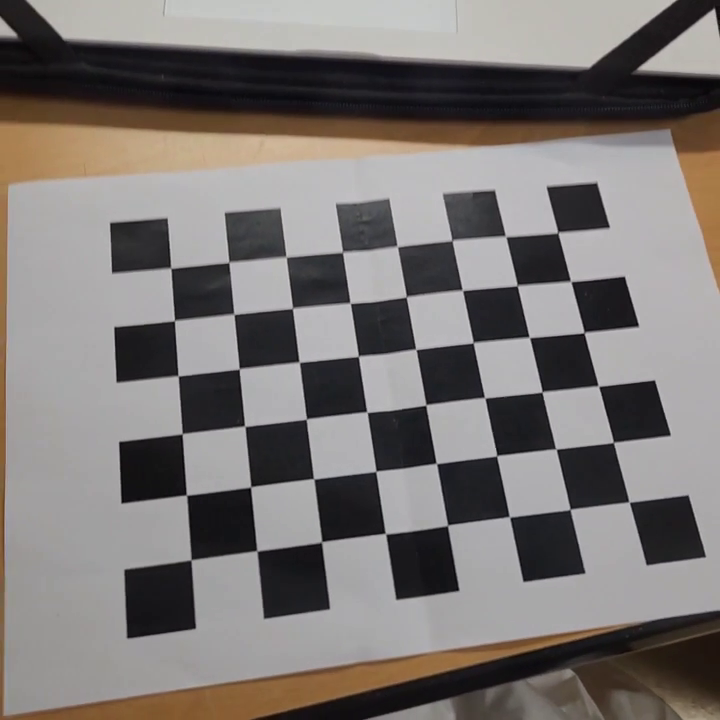
#> input picture frame 22 of data/chessboard.mp4, 720 x 720 px
$ python camera_calibration.py
#> lines starting #> are read from the running program, lines starting #| are printed output that depends on the picture; after the words box and inside, x2 and y2 are one past the last pixel; in counts of white or black regions, pixels touching at a corner belong together
import numpy as np
import cv2 as cv

def select_img_from_video(video_file, board_pattern, select_all=False, wait_msec=10, wnd_name='Camera Calibration'):
    # Open a video
#> called with video_file = 'C:\\Users\\p0105\\Videos\\chessboard.mp4', board_pattern = (8, 6), select_all = True, wait_msec = 10, wnd_name = 'Camera Calibration'
    video = cv.VideoCapture(video_file)
    assert video.isOpened()

    # Select images
    img_select = []
    while True:
        # Grab an image from the video
        valid, img = video.read()
#> img is the input picture: shape (720, 720, 3); mean B, G, R 116.2, 118.4, 123.4
        if not valid:
            break

        # Debugging: Check chessboard detection
        complete, pts = cv.findChessboardCorners(img, board_pattern)
#> complete = True; pts = 48 rows, first 8: [170.6, 268.9], [228.9, 262.2], [285.7, 257.5], [343, 252.6], [397.1, 246.8], [452.6, 241.2], [505.4, 236.7], [557.4, 232.3]
        if not complete:
            print("체스보드를 감지하지 못했습니다.")
        else:
            print("체스보드 감지 성공!")
            cv.drawChessboardCorners(img, board_pattern, pts, complete)
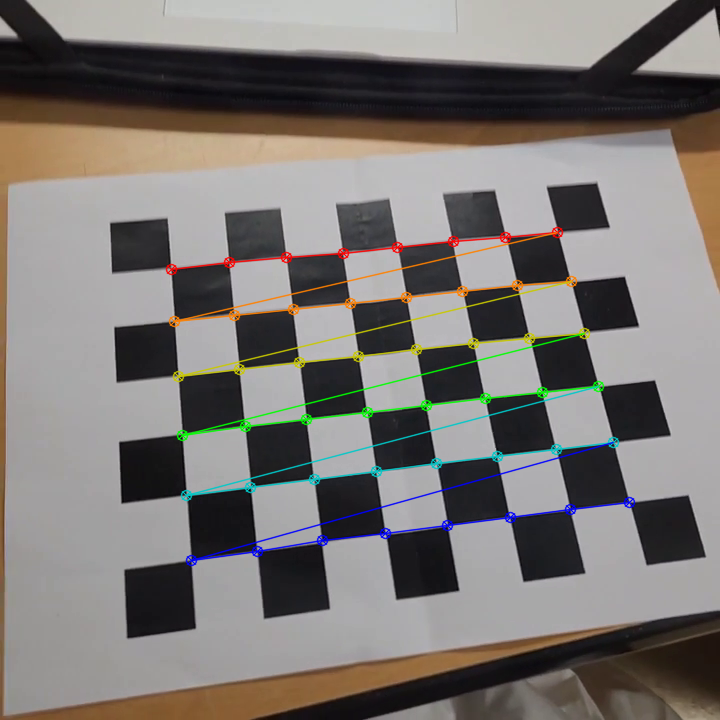
#> img: shape (720, 720, 3); 3.34% of pixels changed, all inside (x1, y1, x2, y2) = (165, 226, 636, 567)

        # Add image if chessboard is detected
        if complete:
            img_select.append(img)
            print(f"이미지가 선택되었습니다! 현재 선택된 이미지 수: {len(img_select)}")
#| 이미지가 선택되었습니다! 현재 선택된 이미지 수: 1

        # If not select_all, allow interactive selection
        if not select_all:
            # Show the image
            display = img.copy()
            cv.putText(display, f'NSelect: {len(img_select)}', (10, 25), cv.FONT_HERSHEY_DUPLEX, 0.6, (0, 255, 0))
            cv.imshow(wnd_name, display)

            # Process the key event
            key = cv.waitKey(wait_msec)
            if key == ord(' '):  # Space: Pause and show corners
                cv.imshow(wnd_name, display)
                key = cv.waitKey()
                if key == ord('\r'):  # Enter: Select the image
                    img_select.append(img)
            if key == 27:  # ESC: Exit (Complete image selection)
                break

    cv.destroyAllWindows()
    return img_select

def calib_camera_from_chessboard(images, board_pattern, board_cellsize, K=None, dist_coeff=None, calib_flags=None):
    # Find 2D corner points from given images
    img_points = []
    for img in images:
        gray = cv.cvtColor(img, cv.COLOR_BGR2GRAY)
        complete, pts = cv.findChessboardCorners(gray, board_pattern)
        if complete:
            img_points.append(pts)
    assert len(img_points) > 0, 'There is no set of complete chessboard points!'

    # Prepare 3D points of the chess board
    obj_pts = [[c, r, 0] for r in range(board_pattern[1]) for c in range(board_pattern[0])]
    obj_points = [np.array(obj_pts, dtype=np.float32) * board_cellsize] * len(img_points)  # Must be `np.float32`

    # Calibrate the camera
    return cv.calibrateCamera(obj_points, img_points, gray.shape[::-1], K, dist_coeff, flags=calib_flags)

if __name__ == '__main__':
    video_file = r'C:\Users\p0105\Videos\chessboard.mp4'  # .mp4 파일 경로
    board_pattern = (8, 6)  # 내부 코너 개수 (열, 행)
    board_cellsize = 0.025  # 셀 크기 (미터 단위)

    img_select = select_img_from_video(video_file, board_pattern, select_all=True)
    assert len(img_select) > 0, 'There is no selected images!'
    rms, K, dist_coeff, rvecs, tvecs = calib_camera_from_chessboard(img_select, board_pattern, board_cellsize)

    # Print calibration results
    print('## Camera Calibration Results')
    print(f'* The number of selected images = {len(img_select)}')
    print(f'* RMS error = {rms}')
    print(f'* Camera matrix (K) = \n{K}')
    print(f'* Distortion coefficient (k1, k2, p1, p2, k3, ...) = {dist_coeff.flatten()}')

$ run again, starting later in the video
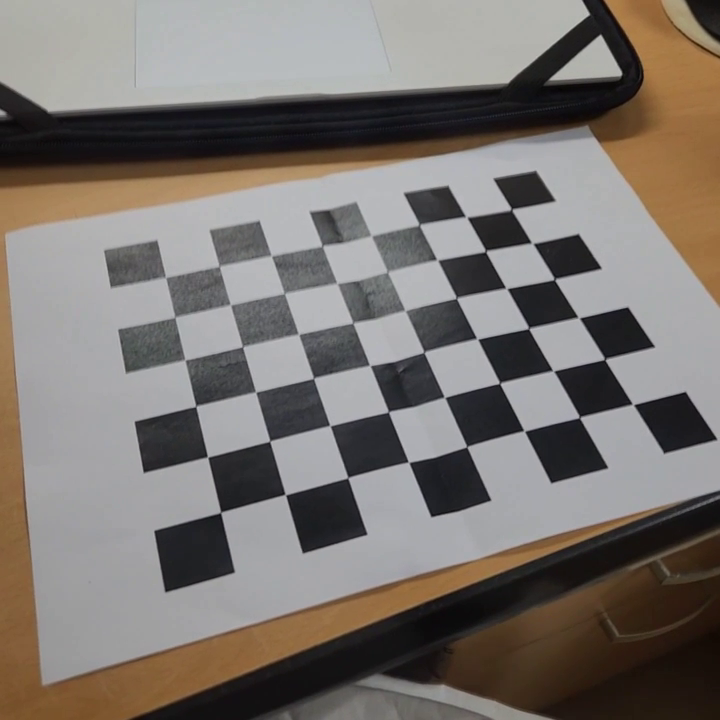
#> input picture frame 100 of data/chessboard.mp4, 720 x 720 px
#> in select_img_from_video, img is the input picture: shape (720, 720, 3); mean B, G, R 110.8, 115.7, 122.1
#> complete = True; pts = 48 rows, first 8: [165.3, 278.2], [219.9, 266.8], [271.5, 255.6], [322, 245.9], [371.3, 235.8], [419, 224.8], [466.3, 216.7], [510.8, 208.8]
#> in select_img_from_video, `cv.drawChessboardCorners(img, board_pattern, pts, complete)`:
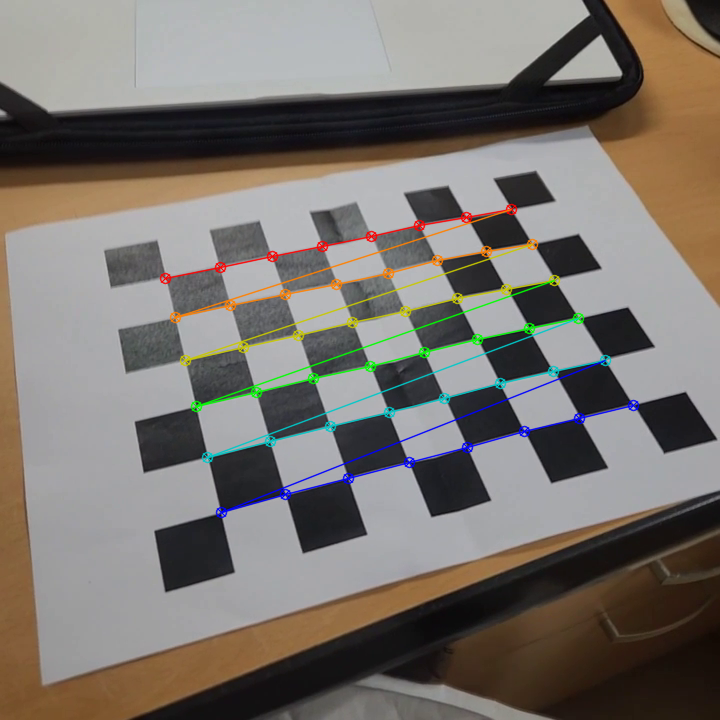
#> img: shape (720, 720, 3); 3.07% of pixels changed, all inside (x1, y1, x2, y2) = (159, 203, 640, 519)
#| 이미지가 선택되었습니다! 현재 선택된 이미지 수: 1

$ run again, starting later in the video
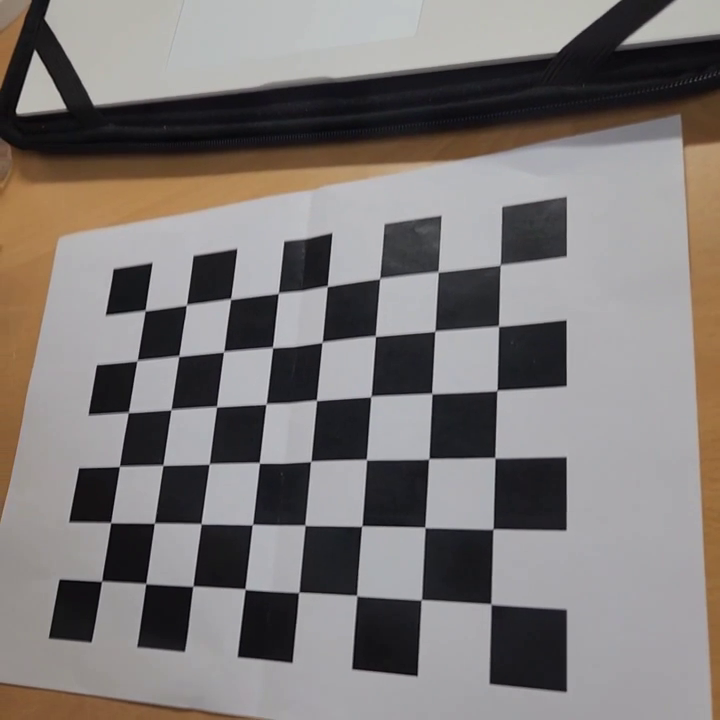
#> input picture frame 178 of data/chessboard.mp4, 720 x 720 px
#> in select_img_from_video, img is the input picture: shape (720, 720, 3); mean B, G, R 118.9, 120.7, 125.8
#> complete = True; pts = 48 rows, first 8: [145.4, 310.6], [186.2, 305.1], [230, 299.1], [278.1, 293.4], [326.7, 287.1], [379.6, 278.7], [437.8, 272.2], [500.5, 265.2]
#> in select_img_from_video, `cv.drawChessboardCorners(img, board_pattern, pts, complete)`:
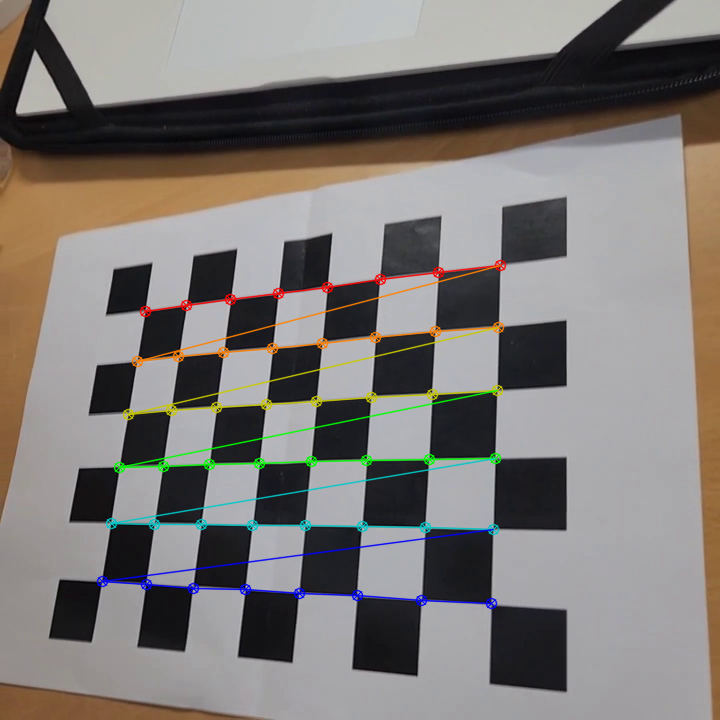
#> img: shape (720, 720, 3); 3.13% of pixels changed, all inside (x1, y1, x2, y2) = (96, 259, 507, 610)
#| 이미지가 선택되었습니다! 현재 선택된 이미지 수: 1
